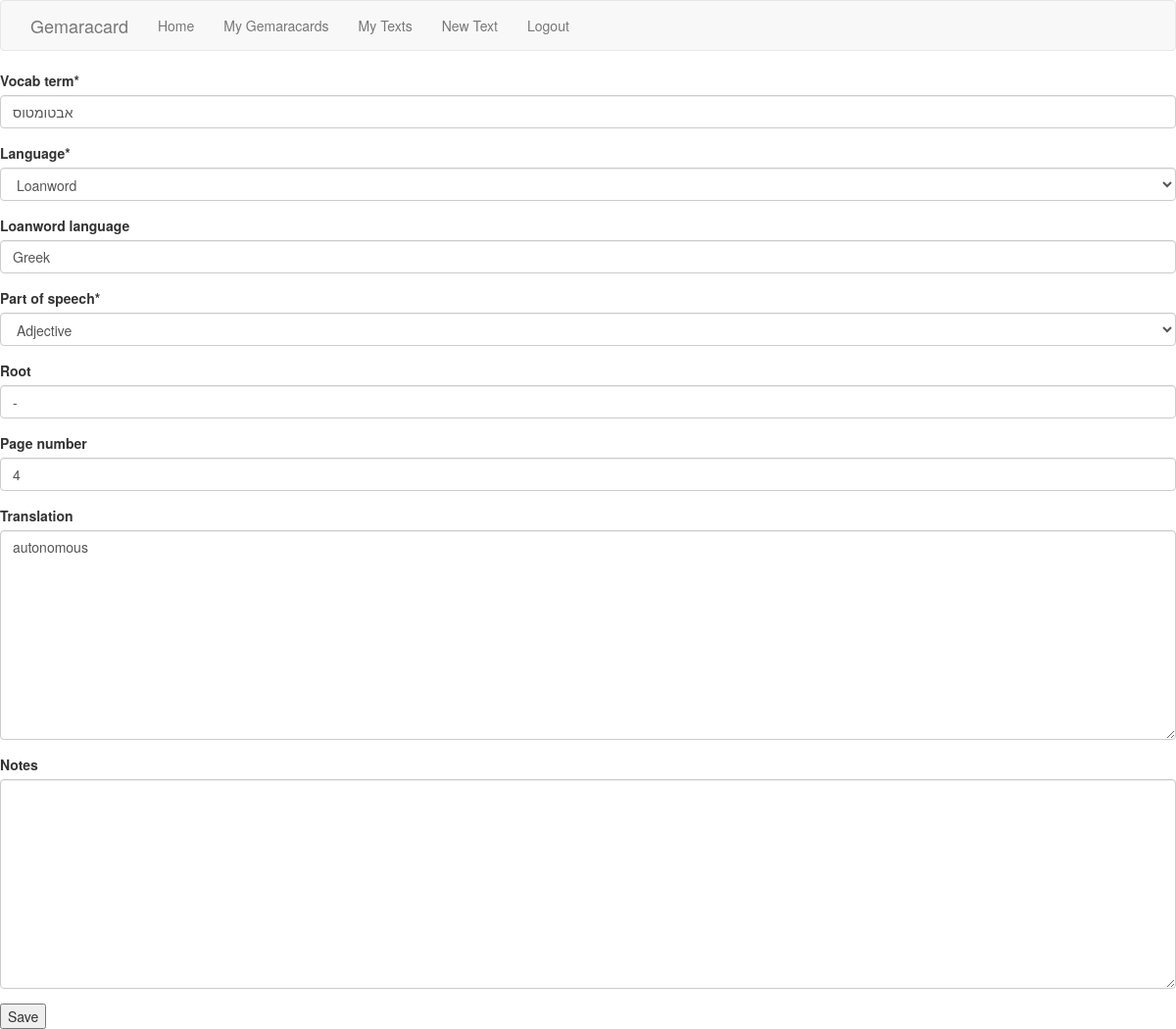
The page /edit/16/ (signed in) on the database its author committed.
### flashcard/models.py (models this page shows, shortened)
class Flashcard(models.Model):
    vocab_term = models.CharField(max_length=200, blank=False)
    HEBREW = 'HEB'
    ARAMAIC = 'ARAM'
    LOANWORD = 'LW'
    LANGUAGE_CHOICES = (
        (HEBREW, 'Hebrew'),
        (ARAMAIC, 'Aramaic'),
        (LOANWORD, 'Loanword')
    )
    language = models.CharField(
        max_length=4,
        choices=LANGUAGE_CHOICES,
        default=HEBREW,
    )
    loanword_language = models.TextField(blank=True)
    VERB = 'VERB'
    NOUN = 'NOUN'
    ADJECTIVE = 'ADJ'
    PREPOSITION = 'PREP'
    ADVERB = 'ADV'
    OTHER = 'OTHER'
    POS_CHOICES = (
        (VERB, 'Verb'),
        (NOUN, 'Noun'),
        (ADJECTIVE, 'Adjective'),
        (PREPOSITION, 'Preposition'),
        (ADVERB, 'Adverb'),
        (OTHER, 'Other'),
    )
    part_of_speech = models.CharField(
        max_length=5,
        choices=POS_CHOICES,
        default=NOUN,
    )
    root = models.CharField(max_length=4, blank=True)
    page_number = models.IntegerField(blank=True, default=0)
    translation = models.TextField(blank=True)
    notes = models.TextField(blank=True)
    published_date = models.DateTimeField(auto_now=True)
    author = models.ForeignKey(User)

### flashcard/views.py (the view)
# urls.py: url(r'^edit/(?P<pk>\d+)/$', edit, name='edit',),
@login_required
def edit(request, pk):
    instance = Flashcard.objects.get(pk=pk)
    if request.method == 'POST':
        form = FlashcardForm(request.POST, instance=instance)
        if form.is_valid():
            form.save()
            form = set_optional_fields(instance)
            form.save()
            return redirect('flashcard_detail', pk=pk)
    else:
        form = FlashcardForm(request.POST or None, instance=instance)
        return render(request, 'flashcard-form.html', {'form': form})

### flashcard/forms.py
class FlashcardForm(forms.ModelForm):
    helper = FormHelper()
    helper.form_tag = False
    LANGUAGE_CHOICES = (
        ('HEB', 'Hebrew',),
        ('ARAM', 'Aramaic',),
        ('LW', 'Loanword',)
    )
    language = forms.ChoiceField(widget=forms.Select, choices=LANGUAGE_CHOICES)
    loanword_language = forms.CharField(required=False, widget=forms.TextInput())
    class Meta:
        model = Flashcard
        fields = ('vocab_term','language', 'loanword_language', 'part_of_speech', 'root',
                  'page_number', 'translation', 'notes',)

### flashcard/templates/flashcard-form.html (shortened to what this page needs)
{% extends 'base.html' %}
{% load bootstrap3 %}
{% load crispy_forms_tags %}
{% block content %}
  <form method="POST">
    {% crispy form %}
      <button type="submit" value="Save">Save</button>
  </form>
{% endblock %}

### rows shown on the page
Flashcard: vocab_term "אבטומטוס", language "Loanword", loanword_language "Greek", part_of_speech "Adjective", root "-", page_number "4", translation "autonomous"
